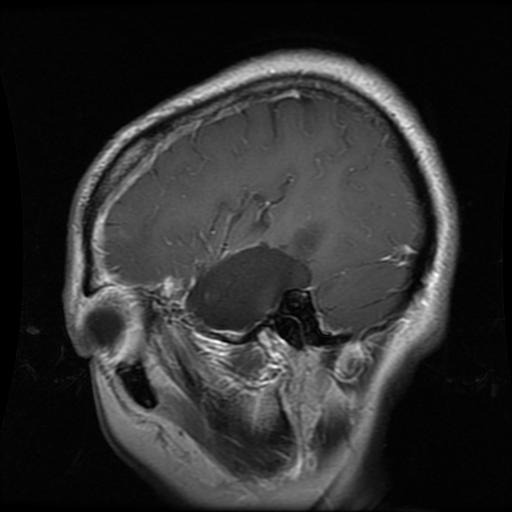
#> input picture Brain-MRI/Training/glioma_tumor/gg (100).jpg, 512 x 512 px, found by its file name; its folder holds only this picture in this run
$ jupyter execute --allow-errors Brain_Tumor_Classification.ipynb   (shell and % lines are left out)
#> lines starting #> are read from the running program, lines starting #| are printed output that depends on the picture; after the words box and inside, x2 and y2 are one past the last pixel; in counts of white or black regions, pixels touching at a corner belong together
---

# **Brain Tumor Classification**

---

This project trains on images of Brain MRI scans and then classifies each image into one of the following four categories:

*   Glioma Tumor
*   Meningioma Tumor
*   Pituitary Tumor
*   No Tumor

---

### Import libraries

[cell 1]
# Import libraries

import os
import random
from tqdm import tqdm
import numpy as np
import pandas as pd
import matplotlib.pyplot as plt
import seaborn as sns

import cv2
import tensorflow as tf
from tensorflow.keras.preprocessing.image import load_img,ImageDataGenerator, array_to_img
from tensorflow.keras.applications import EfficientNetB1

from tensorflow.keras.models import Model
from tensorflow.keras.layers import Flatten,Dense,Conv2D,Dropout,GlobalAveragePooling2D

from tensorflow.keras.optimizers import Adam
from tensorflow.keras.callbacks import ModelCheckpoint,EarlyStopping
import imutils

### Create directories

[cell 2]
# Create Directory for Training Data

os.mkdir("/content/Crop-Brain-MRI")
os.mkdir("/content/Crop-Brain-MRI/glioma_tumor")
os.mkdir("/content/Crop-Brain-MRI/meningioma_tumor")
os.mkdir("/content/Crop-Brain-MRI/no_tumor")
os.mkdir("/content/Crop-Brain-MRI/pituitary_tumor")

[cell 3]
# Create Directory for Testing Data

os.mkdir("/content/Test-Brain-MRI")
os.mkdir("/content/Test-Brain-MRI/glioma_tumor")
os.mkdir("/content/Test-Brain-MRI/meningioma_tumor")
os.mkdir("/content/Test-Brain-MRI/no_tumor")
os.mkdir("/content/Test-Brain-MRI/pituitary_tumor")

### Data Visualisation

[cell 4]
# Data Visualisation

train_dir = "/content/Brain-MRI-Classification/Brain-MRI/Training/"
test_dir = "/content/Brain-MRI-Classification/Brain-MRI/Testing/"

classes = os.listdir("/content/Brain-MRI-Classification/Brain-MRI/Training")

files_path_dict = {}

for c in classes:
  files_path_dict[c] = list(map(lambda x :train_dir+c+'/'+x, os.listdir(train_dir+c)))

plt.figure(figsize=(17,17))
index = 0

#> (the rest of this cell did not finish here and is left out)

### Crop and Save images

[cell 5]
# Function to crop images

def crop_image(image, plot=False):

    img_gray = cv2.cvtColor(image, cv2.COLOR_BGR2GRAY)
    img_gray = cv2.GaussianBlur(img_gray, (5, 5), 0)

    img_thresh = cv2.threshold(img_gray, 45, 255, cv2.THRESH_BINARY)[1]
    img_thresh = cv2.erode(img_thresh, None, iterations=2)
    img_thresh = cv2.dilate(img_thresh, None, iterations=2)

    contours = cv2.findContours(img_thresh.copy(), cv2.RETR_EXTERNAL, cv2.CHAIN_APPROX_SIMPLE)
    contours = imutils.grab_contours(contours)
    c = max(contours, key=cv2.contourArea)

    extLeft = tuple(c[c[:, :, 0].argmin()][0])
    extRight = tuple(c[c[:, :, 0].argmax()][0])
    extTop = tuple(c[c[:, :, 1].argmin()][0])
    extBot = tuple(c[c[:, :, 1].argmax()][0])

    new_image = image[extTop[1]:extBot[1], extLeft[0]:extRight[0]]

    if plot:
        plt.figure()
        plt.subplot(1, 2, 1)
        plt.imshow(image)
        plt.tick_params(axis='both', which='both', top=False, bottom=False, left=False, right=False,labelbottom=False, labeltop=False, labelleft=False, labelright=False)
        plt.title('Original Image')
        plt.subplot(1, 2, 2)
        plt.imshow(new_image)
        plt.tick_params(axis='both', which='both',top=False, bottom=False, left=False, right=False,labelbottom=False, labeltop=False, labelleft=False, labelright=False)
        plt.title('Cropped Image')
        plt.show()

    return new_image

[cell 6]
# Check the crop

example_img = cv2.imread("/content/Brain-MRI-Classification/Brain-MRI/Training/glioma_tumor/gg (101).jpg")
#> (the rest of this cell did not finish here and is left out)

[cell 7]
# Crop the Training Images and Save to respective directories
glioma = train_dir + "glioma_tumor"
meningioma = train_dir + "meningioma_tumor"
no_tumor = train_dir + "no_tumor"
pituitary = train_dir + "pituitary_tumor"

j = 0
for i in tqdm(os.listdir(glioma)):
  path = os.path.join(glioma, i)
  img = cv2.imread(path)
#> img is the input picture: shape (512, 512, 3); min 0, max 255, mean 46.1
  img = crop_image(img, plot=False)
#> call 2 of crop_image, with plot = False
#> in crop_image (call 2), `img_thresh = cv2.threshold(img_gray, 45, 255, cv2.THRESH_BINARY)[1]`:
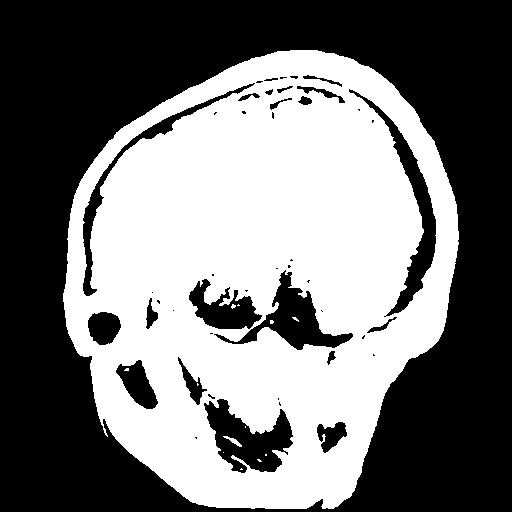
#> img_thresh: shape (512, 512); 46.1% white; 13 white regions (11 under 20 px), largest, box (x1, y1, x2, y2) and area: (63, 50, 459, 509) 120711, (223, 436, 242, 447) 66
#> in crop_image (call 2), `img_thresh = cv2.erode(img_thresh, None, iterations=2)`: img_thresh: shape (512, 512); 40.9% white; 4 white regions (2 under 20 px), largest, box (x1, y1, x2, y2) and area: (65, 52, 457, 507) 107301, (202, 394, 207, 401) 20
#> in crop_image (call 2), `img_thresh = cv2.dilate(img_thresh, None, iterations=2)`:
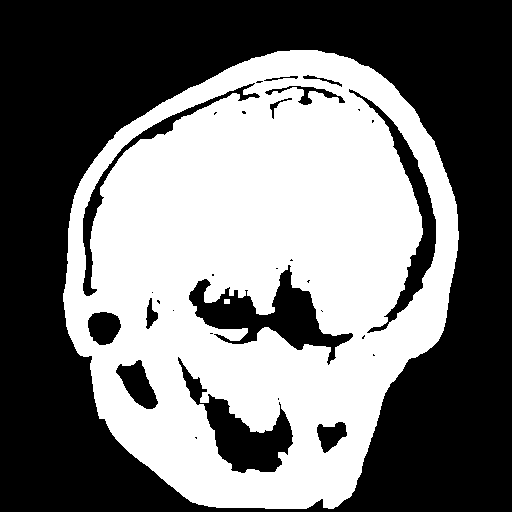
#> img_thresh: shape (512, 512); 45.7% white; 2 white regions
#> in crop_image (call 2), `contours = cv2.findContours(img_thresh.copy(), cv2.RETR_EXTERNAL, cv2...`: contours = 1 contour; box (x1, y1, x2, y2) and area: (63, 50, 459, 509) 137630
#> in crop_image (call 2), `c = max(contours, key=cv2.contourArea)`: c = contour of 579 points, box (x1, y1, x2, y2) (63, 50, 459, 509), area 137630
#> in crop_image (call 2), `extLeft = tuple(c[c[:, :, 0].argmin()][0])`: extLeft = (63, 293)
#> in crop_image (call 2), `extRight = tuple(c[c[:, :, 0].argmax()][0])`: extRight = (458, 239)
#> in crop_image (call 2), `extTop = tuple(c[c[:, :, 1].argmin()][0])`: extTop = (290, 50)
#> in crop_image (call 2), `extBot = tuple(c[c[:, :, 1].argmax()][0])`: extBot = (265, 508)
#> in crop_image (call 2), `new_image = image[extTop[1]:extBot[1], extLeft[0]:extRight[0]]`:
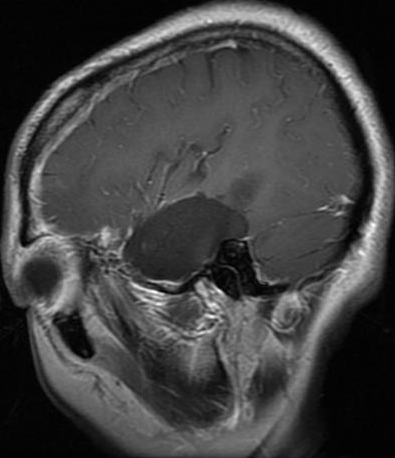
#> new_image: shape (458, 395, 3); min 0, max 255, mean 65
  if img is not None:
    img = cv2.resize(img, (224, 224))
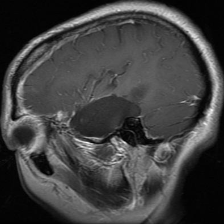
#> img: shape (224, 224, 3); min 1, max 249, mean 64.9
    save_path = "/content/Crop-Brain-MRI/glioma_tumor/"+ str(j) + ".jpg"
    cv2.imwrite(save_path, img)
    j = j+1

j = 0
for i in tqdm(os.listdir(meningioma)):
  path = os.path.join(meningioma, i)
  img = cv2.imread(path)
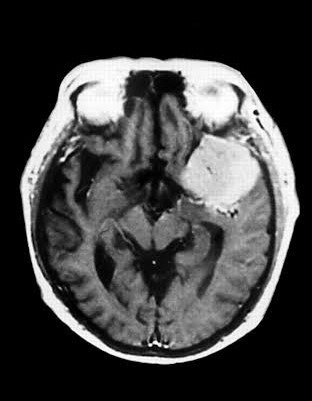
#> input picture Brain-MRI/Training/meningioma_tumor/image(27).jpg, 312 x 401 px, found by its file name
#> img is the input picture: shape (401, 312, 3); min 0, max 255, mean 65.5
  img = crop_image(img, plot=False)
#> call 3 of crop_image, with plot = False
#> in crop_image (call 3), `img_gray = cv2.GaussianBlur(img_gray, (5, 5), 0)`:
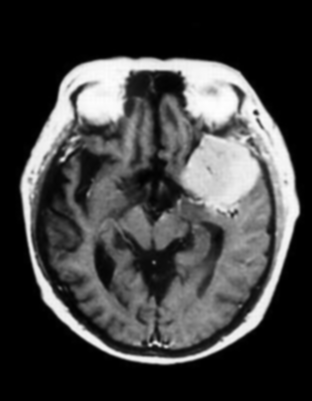
#> img_gray: shape (401, 312); min 0, max 254, mean 65.5
#> in crop_image (call 3), `img_thresh = cv2.threshold(img_gray, 45, 255, cv2.THRESH_BINARY)[1]`: img_thresh: shape (401, 312); 43.7% white; 13 white regions (8 under 20 px), largest, box (x1, y1, x2, y2) and area: (19, 56, 301, 365) 54528, (159, 182, 166, 193) 51, (150, 80, 155, 92) 33, (146, 183, 151, 192) 31, (55, 202, 60, 210) 31
#> in crop_image (call 3), `img_thresh = cv2.erode(img_thresh, None, iterations=2)`:
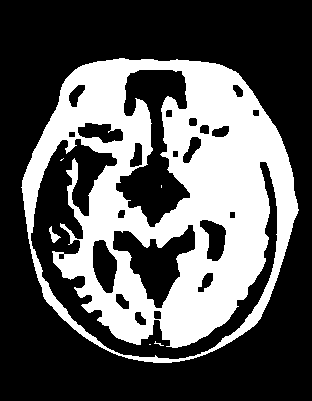
#> img_thresh: shape (401, 312); 34.7% white; 6 white regions (4 under 20 px), largest, box (x1, y1, x2, y2) and area: (21, 58, 299, 363) 43367, (49, 226, 61, 243) 79
#> in crop_image (call 3), `img_thresh = cv2.dilate(img_thresh, None, iterations=2)`:
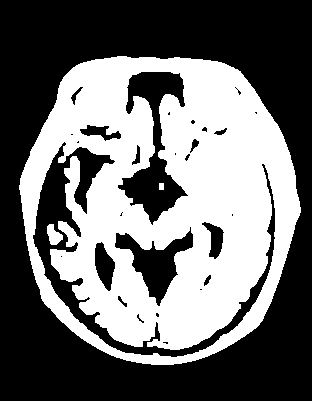
#> img_thresh: shape (401, 312); 43.3% white; 3 white regions
#> in crop_image (call 3), `contours = cv2.findContours(img_thresh.copy(), cv2.RETR_EXTERNAL, cv2...`: contours = 1 contour; box (x1, y1, x2, y2) and area: (19, 56, 301, 365) 68664
#> in crop_image (call 3), `c = max(contours, key=cv2.contourArea)`: c = contour of 455 points, box (x1, y1, x2, y2) (19, 56, 301, 365), area 68664
#> in crop_image (call 3), `extLeft = tuple(c[c[:, :, 0].argmin()][0])`: extLeft = (19, 185)
#> in crop_image (call 3), `extRight = tuple(c[c[:, :, 0].argmax()][0])`: extRight = (300, 212)
#> in crop_image (call 3), `extTop = tuple(c[c[:, :, 1].argmin()][0])`: extTop = (117, 56)
#> in crop_image (call 3), `extBot = tuple(c[c[:, :, 1].argmax()][0])`: extBot = (151, 364)
#> in crop_image (call 3), `new_image = image[extTop[1]:extBot[1], extLeft[0]:extRight[0]]`:
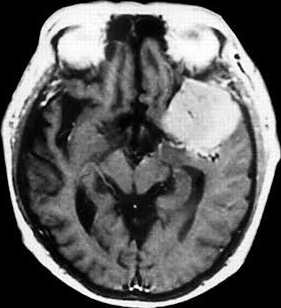
#> new_image: shape (308, 281, 3); min 0, max 255, mean 94.7
  if img is not None:
    img = cv2.resize(img, (224, 224))
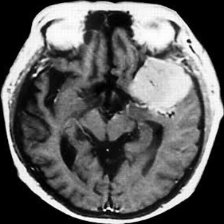
#> img: shape (224, 224, 3); min 0, max 255, mean 94.6
    save_path = "/content/Crop-Brain-MRI/meningioma_tumor/" +str(j) +".jpg"
    cv2.imwrite(save_path, img)
    j = j+1

j = 0
#> (the rest of this cell did not finish here and is left out)

[cell 8]
# Crop the Testing Images and Save to respective directories
glioma = test_dir + "glioma_tumor"
meningioma = test_dir + "meningioma_tumor"
no_tumor = test_dir + "no_tumor"
pituitary = test_dir + "pituitary_tumor"

j = 0
for i in tqdm(os.listdir(glioma)):
  path = os.path.join(glioma, i)
  img = cv2.imread(path)
  img = crop_image(img, plot=False)
#> in crop_image (call 4), `contours = cv2.findContours(img_thresh.copy(), cv2.RETR_EXTERNAL, cv2...`: contours = 1 contour; box (x1, y1, x2, y2) and area: (63, 50, 459, 509) 137630
  if img is not None:
    img = cv2.resize(img, (224, 224))
    save_path = "/content/Test-Brain-MRI/glioma_tumor/"+ str(j) + ".jpg"
    cv2.imwrite(save_path, img)
    j = j+1

j = 0
for i in tqdm(os.listdir(meningioma)):
  path = os.path.join(meningioma, i)
  img = cv2.imread(path)
  img = crop_image(img, plot=False)
#> in crop_image (call 5), `contours = cv2.findContours(img_thresh.copy(), cv2.RETR_EXTERNAL, cv2...`: contours = 1 contour; box (x1, y1, x2, y2) and area: (19, 56, 301, 365) 68664
